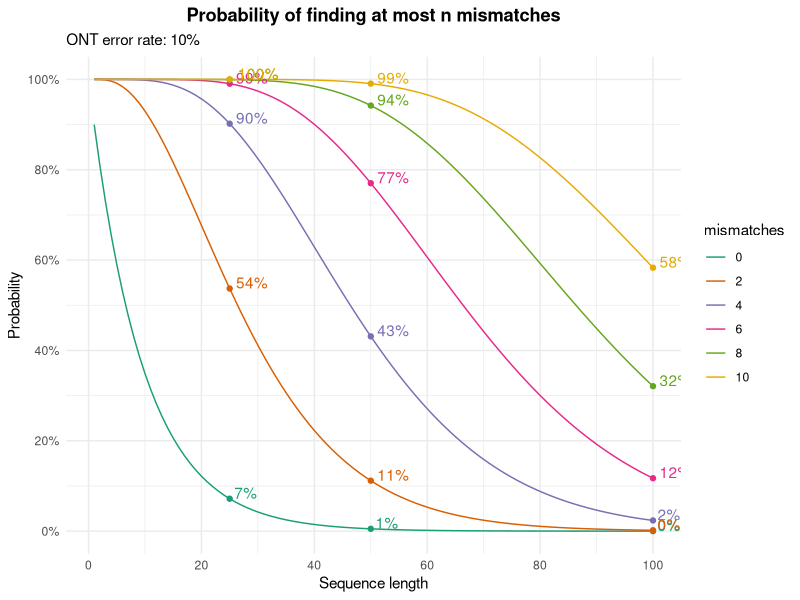

Reproduce this figure in R.
#!/usr/bin/env Rscript

# Package import
suppressPackageStartupMessages({
    library(scales)
    library(ggplot2)
    library(reshape2)
})

# Function declarations
yscale <- function(x) { sprintf("%.0f%%", x * 100)}
dpm <- function(x, s=20, p=0.1) { 1 - pbinom(x, size = 1 : s, prob = p, lower.tail = F)}

# Constants declarations
m <- seq.int(0, 10, 2)
seed_len <- 100
mismatch_rate <- 0.1
label_points <- c(25, 50, 100)

# Create dataframe with probabilities
df <- data.frame(n = 1 : seed_len)
for (i in m) {
    tmp <- data.frame(dpm(i, s = seed_len, p = mismatch_rate))
  names(tmp) <- c(sprintf("%d", i))
    df <- cbind(df, tmp)
}

# Plot probabilities
df <- melt(df, id.vars = "n")
colnames(df) <- c("length", "mismatches", "probability")
ggplot(df, aes(x = length, y = probability, colour = mismatches)) +
  geom_line() +
  scale_x_continuous(breaks = pretty_breaks()) +
  scale_y_continuous(breaks = pretty_breaks(), limits = c(0, 1), labels = yscale) +
  labs(
  title = "Probability of finding at most n mismatches",
  subtitle = sprintf("ONT error rate: %.0f%%", mismatch_rate * 100)
  ) +
  xlab("Sequence length") +
  ylab("Probability") +
  scale_colour_brewer(palette = "Dark2") +
  theme_minimal() +
  theme(
  plot.title = element_text(hjust = 0.5, face = "bold"),
  plot.subtitle = element_text(hjust = 0),
  legend.position = "right"
  ) +
  geom_text(aes(label = ifelse(length %in% label_points, sprintf("%.0f%%", probability * 100), "")), hjust = - 0.2, vjust = 0, show.legend = F) +
  geom_point(data = df[df$length %in% label_points,], aes(colour = mismatches), show.legend = F)
